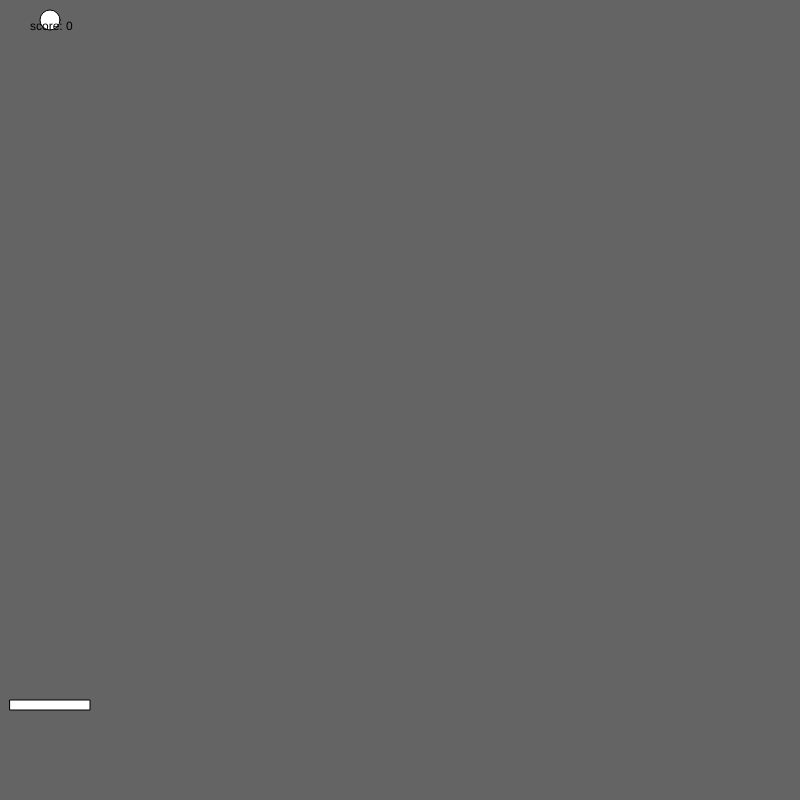
Frame 1 (no input)
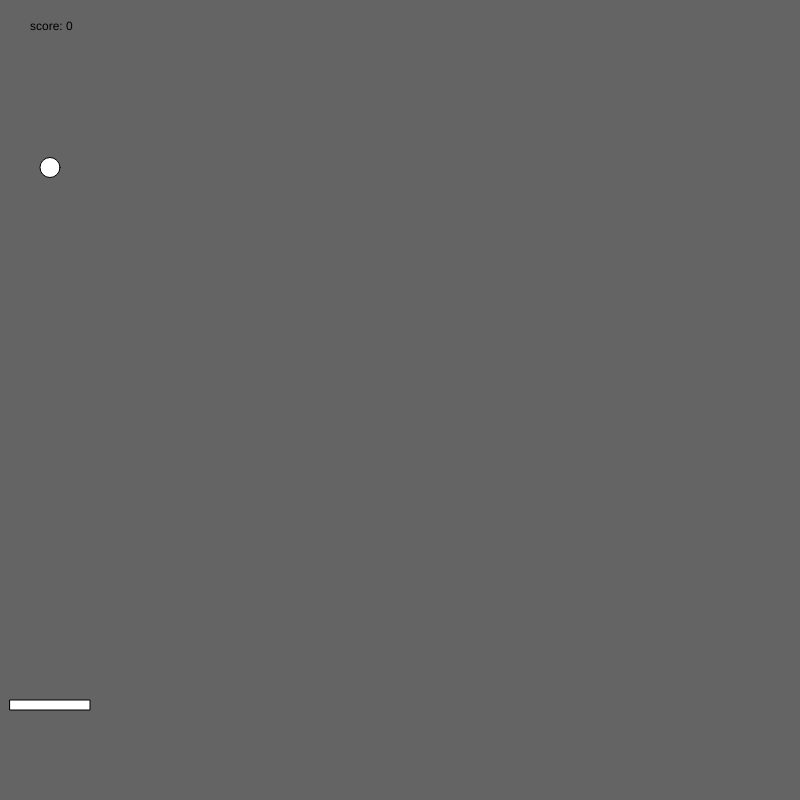
Frame 60 (no input)
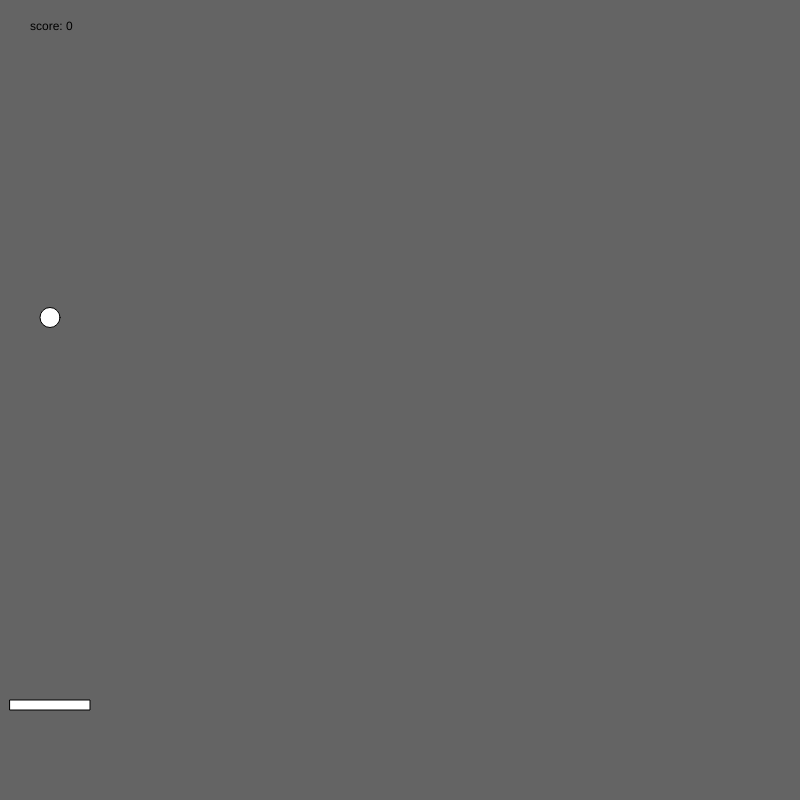
Frame 120 (the mouse pressed at the canvas centre since frame 60)

The p5.js sketch that drew these frames (run headless with seeded random() and noise() and a simulated clock; from frame 60 on, the mouse is pressed at the canvas centre):

// p5.js sketch
// ── sketch.js
let paratrooperX = 50, paratrooperY = 20, paratrooperW = 20, paratrooperH = 20;
let boatX = 10, boatY = 700, boatW = 80, boatH = 10;
let speed = 3;
let score = 0;
let msg = 'score: '+score;

function setup() {
  createCanvas(800,800);
}

function draw() {
  background(100);  
  ellipse(paratrooperX, paratrooperY, paratrooperW, paratrooperH);
  rect(boatX, boatY, boatW, boatH);
  msg = 'score: '+score;
  text(msg, 30, 30);
  paratrooper();
  boat();
  checkCatch();
}

function paratrooper(){
  if(paratrooperY<height-paratrooperH){
    paratrooperY+=speed-0.5;
  } else{
    dropParatrooper();
  }
}

function dropParatrooper(){
  paratrooperY=10;
  paratrooperX=random(5,width-paratrooperW);
}

function moveBoatLeft(){
  if(boatX>0){
    boatX-=speed;
  }
}

function moveBoatRight(){
  if(boatX<width-boatW){
    boatX+=speed;
  }
}

function boat(){
  if(keyIsDown(LEFT_ARROW)){
    moveBoatLeft();
  }else if(keyIsDown(RIGHT_ARROW)){
    moveBoatRight();
  }
}

function checkCatch(){
  if(paratrooperX >= boatX && 
    paratrooperX+paratrooperW <= boatX+boatW &&
    paratrooperY+paratrooperH >= boatY &&
    paratrooperY+paratrooperH <= boatY+boatH ){
      score++;
      dropParatrooper();
      msg = 'Catch!'
    }
}


function keyPressed() {
  if (keyCode === LEFT_ARROW) {
    // moveBoatLeft();
  } else if (keyCode === RIGHT_ARROW) {
    // moveBoatRight();
  }
}
